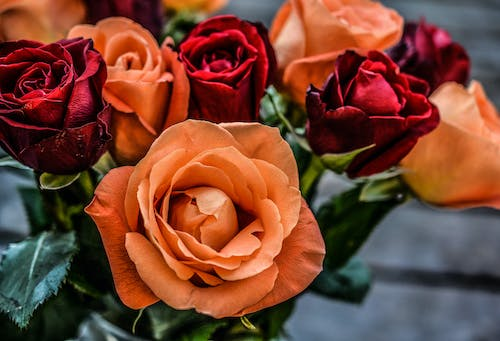
#> input picture images/pexels-photo-139099.jpeg, 500 x 341 px
$ jupyter execute --allow-errors luv.ipynb
#> lines starting #> are read from the running program, lines starting #| are printed output that depends on the picture
[cell 1]
import numpy as np
from skimage.io import imread, imshow
import matplotlib.pyplot as plt

[cell 2]
image = imread("images/pexels-photo-139099.jpeg")
#> image is the input picture: shape (341, 500, 3); mean R, G, B 119.8, 67.6, 49.9
image.shape
#> Out = (341, 500, 3)

[cell 3]
a = np.array([
    [0.412453,0.35758,0.180423],
    [0.212671,0.715160,0.072169],
    [0.019334,0.119193,0.950227]])
a

[cell 4]
R = image[...,0]/255.0
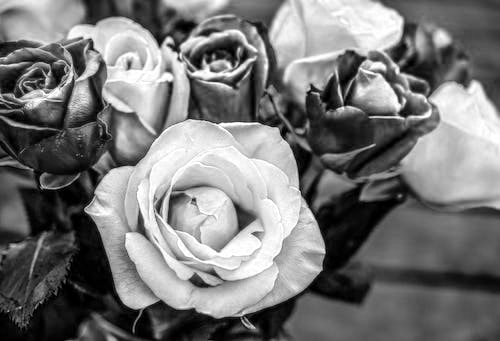
#> R: shape (341, 500) float64; min 0, max 1, mean 0.47
G = image[...,1]/255.0
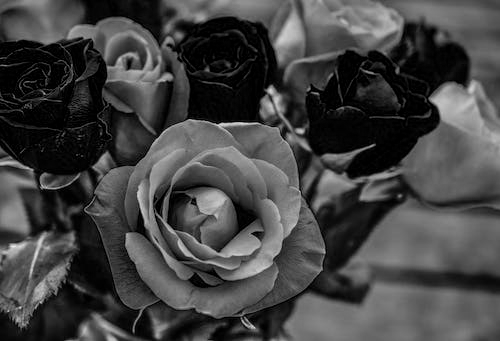
#> G: shape (341, 500) float64; min 0, max 0.922, mean 0.265
B = image[...,2]/255.0
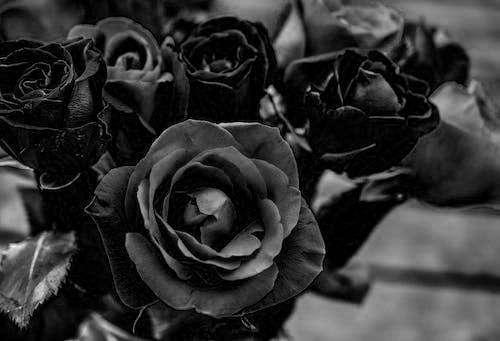
#> B: shape (341, 500) float64; min 0, max 0.965, mean 0.196

[cell 5]
R

[cell 6]
D = np.array([])
for i in a:
    m = (i[0]*R)+(i[1]*G)+(i[2]*B)
    D = np.append(D,m)

print(i[0])
print(i[1])

[cell 7]
D.size/3
#> Out = 170500

[cell 8]
D = D.reshape((-1,3))
D

[cell 9]
X = D[...,0]
Y = D[...,1]
Z = D[...,2]

[cell 10]
L = np.zeros_like(Y)

[cell 11]
Y

[cell 12]
for i in np.arange(len(Y)):
    if (Y[i] > 0.008856):
        L[i] = (116*((Y[i])**(1/3)))-16
    else:
        L[i] = (903.3)*Y[i]

[cell 13]
L.max()
#> Out = 100.8

[cell 14]
u_n = 0.19793943
v_n = 0.46831096

[cell 15]
denom = X + 15*Y + 3*Z
u_m = 4*X / denom
v_m = 9*Y / denom

[cell 16]
u = 13*L * (u_m - u_n)
v = 13*L * (v_m - v_n)

[cell 17]
u.min()
#> Out = -207.9

[cell 18]
v = v.reshape((image.shape[0],image.shape[1]))
u = u.reshape((image.shape[0],image.shape[1]))
L = L.reshape((image.shape[0],image.shape[1]))
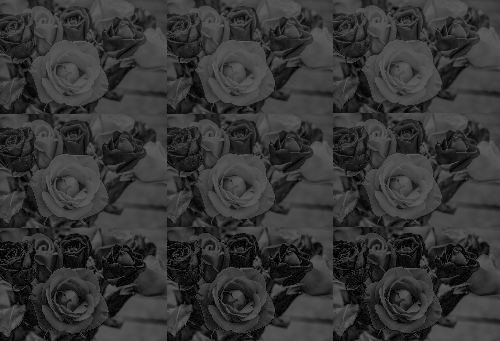
#> L: shape (341, 500) float64; min 0, max 100.8, mean 54
L.shape
#> Out = (341, 500)

[cell 19]
np.count_nonzero(L[0]==L[4])
#> Out = 0
# L[0].size

[cell 20]
u

[cell 21]
# Combine L, u, v into LUV image
luv_image = np.zeros_like(image)
luv_image[..., 0] = L
luv_image[..., 1] = u
luv_image[..., 2] = v

[cell 22]
# [6 lines of commented-out code are left out]

[cell 23]
imshow(luv_image)

[cell 24]
import numpy as np
from skimage.io import imread, imshow
import matplotlib.pyplot as plt

def rgb_to_luv_man(image):
    a = np.array([
    [0.412453,0.35758,0.180423],
    [0.212671,0.715160,0.072169],
    [0.019334,0.119193,0.950227]])

    R = image[...,0]/255.0
    G = image[...,1]/255.0
    B = image[...,2]/255.0

    # [14 lines of commented-out code are left out]
    X = (0.412453*R) + (0.35758*G) + (0.180423*B)
    Y = (0.212671*R) + (0.715160*G) + (0.072169*B)
    Z = (0.019334*R) + (0.119193*G) + (0.950227*B)

    L = np.zeros_like(Y)
    # [5 lines of commented-out code are left out]
    L[Y > 0.008856] = 116*((Y[Y > 0.008856])**(1/3))-16
    L[Y <= 0.008856] = (903.3)*Y[Y <= 0.008856]
#> L: shape (341, 500) float64; min 0, max 95.5, mean 56.8

    u_n = 0.19793943
    v_n = 0.46831096
    denom = X + 15*Y + 3*Z
    u_m = 4 * X / denom
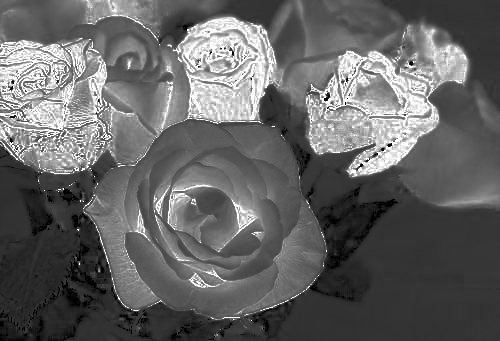
#> u_m: shape (341, 500) float64; 0.01% of the values are NaN or infinite; the others: min 0.125, max 0.451, mean 0.254; drawn with min black, max white, NaN and infinite black
    v_m = 9 * Y / denom
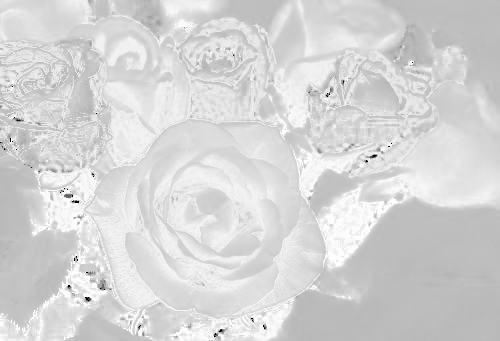
#> v_m: shape (341, 500) float64; 0.01% of the values are NaN or infinite; the others: min 0.158, max 0.563, mean 0.498; drawn with min black, max white, NaN and infinite black

    u = 13 * L * (u_m - u_n)
    v = 13 * L * (v_m - v_n)

    # v = v.reshape((image.shape[0],image.shape[1]))
    # u = u.reshape((image.shape[0],image.shape[1]))
    # L = L.reshape((image.shape[0],image.shape[1]))

    # Combine L, u, v into LUV image
    luv_image = np.zeros_like(image)
    luv_image[..., 0] = L
    luv_image[..., 1] = u
    luv_image[..., 2] = v

    return luv_image

[cell 25]
imshow(rgb_to_luv_man(image))

[cell 26]
import numpy as np

def rgb_to_luv_2(image):
    if image.ndim != 3 or image.shape[2] != 3:
        raise ValueError('Input image should be a 3D array with shape (height, width, channels)')

    a = np.array([
        [0.412453,0.35758,0.180423],
        [0.212671,0.715160,0.072169],
        [0.019334,0.119193,0.950227]])

    R = image[...,0]/255.0
    G = image[...,1]/255.0
    B = image[...,2]/255.0

    D = np.dot(a, np.stack((R, G, B), axis=-1).T).T

    X = D[...,0]
    Y = D[...,1]
    Z = D[...,2]

    L = np.zeros_like(Y)
    L[Y > 0.008856] = 116*((Y[Y > 0.008856])**(1/3))-16
    L[Y <= 0.008856] = (903.3)*Y[Y <= 0.008856]

    u_n = 0.19793943
    v_n = 0.46831096
    denom = X + 15*Y + 3*Z
    u_m = 4 * X / denom
    v_m = 9 * Y / denom

    u = 13 * L * (u_m - u_n)
    v = 13 * L * (v_m - v_n)

    luv_image = np.zeros_like(image)
    luv_image[..., 0] = L
    luv_image[..., 1] = u
    luv_image[..., 2] = v

    return luv_image

#> (a cell that did not finish here is left out)

[cell 28]
# Chatgpt code

import numpy as np

def rgb_to_luv(rgb_image):
    # Accessing the R,G,B channels in the image and normalizing it
    R = rgb_image[..., 0] / 255.0
    G = rgb_image[..., 1] / 255.0
    B = rgb_image[..., 2] / 255.0

    # Constants for XYZ to LUV conversion
    X_n = 0.5
    Y_n = 0.5
    Z_n = 0.5

    # Constants for LUV conversion
    u_n = (4*X_n) / (X_n + 15*Y_n + 3*Z_n)
    v_n = (9*Y_n) / (X_n + 15*Y_n + 3*Z_n)

    # Convert RGB image to XYZ color space
    X = 0.412453*R + 0.357580*G + 0.180423*B
    Y = 0.212671*R + 0.715160*G + 0.072169*B
    Z = 0.019334*R + 0.119193*G + 0.950227*B

    # Convert XYZ to LUV color space
    denom = X + 15*Y + 3*Z
    u_d = ((4*X) / denom)
    v_d = ((9*Y) / denom)
    L = 116 * (((Y/Y_n) ** (1/3)) - 1)
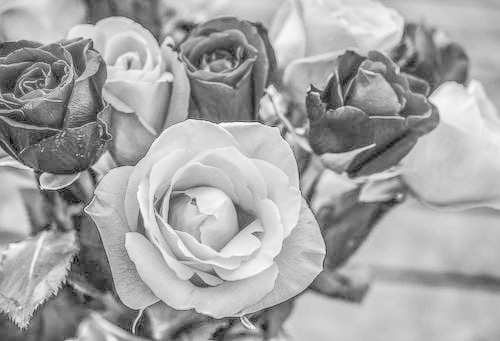
#> L: shape (341, 500) float64; min -116, max 24.48, mean -24.3; drawn with min black and max white
    u = 13 * L * (u_d - u_n)
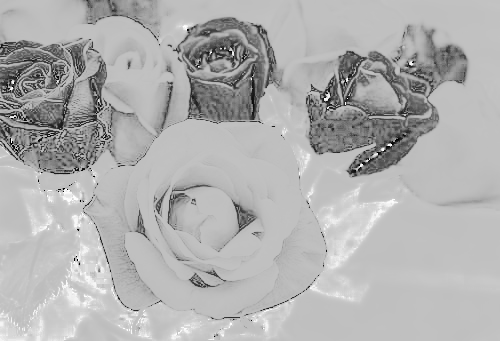
#> u: shape (341, 500) float64; 0.01% of the values are NaN or infinite; the others: min -319.2, max 106.1, mean -24.74; drawn with min black, max white, NaN and infinite black
    v = 13 * L * (v_d - v_n)
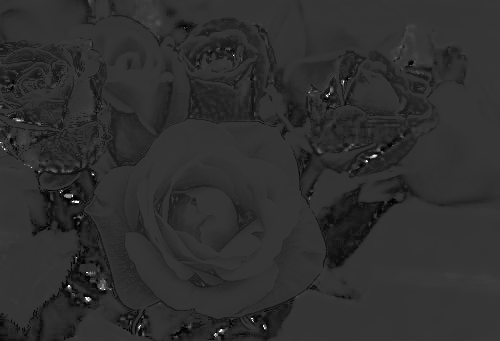
#> v: shape (341, 500) float64; 0.01% of the values are NaN or infinite; the others: min -110.1, max 426.6, mean -9.97; drawn with min black, max white, NaN and infinite black

    # Combine L, u, v into LUV image
    luv_image = np.zeros_like(rgb_image)
    luv_image[..., 0] = L
    luv_image[..., 1] = u
    luv_image[..., 2] = v
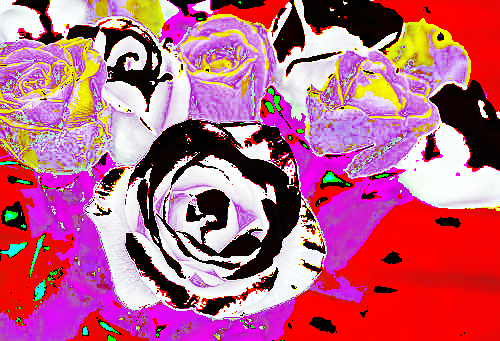
#> luv_image: shape (341, 500, 3); mean of channels 0, 1, 2 187, 97.6, 126.6; drawn as R, G, B

    return luv_image

[cell 29]
imshow(rgb_to_luv(image))

[cell 30]
# test code
import cv2

# Convert RGB image to LUV color space
luv_image_cv = cv2.cvtColor(image, cv2.COLOR_RGB2LUV)
#> luv_image_cv: shape (341, 500, 3); mean of channels 0, 1, 2 90, 124.8, 151.2

# Display the LUV image
imshow(luv_image_cv)

$ run again, with images/mean_shift_input.jpg copied over images/pexels-photo-139099.jpeg
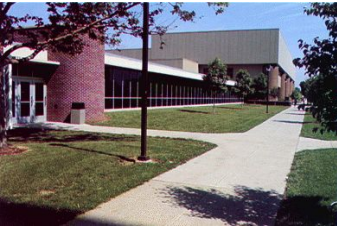
#> input picture images/mean_shift_input.jpg, 337 x 228 px
#> image is the input picture: shape (228, 337, 4); mean R, G, B, A 112.7, 106.5, 109.5, 255
#> `L.max()`: Out = 103.3
#> `u.min()`: Out = -231.4
#> `L = L.reshape((image.shape[0],image.shape[1]))`:
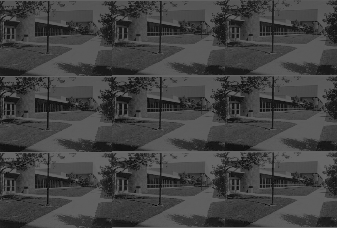
#> L: shape (228, 337) float64; min 2.43, max 103.3, mean 66.2
#> `np.count_nonzero(L[0]==L[4])`: Out = 0
#> in rgb_to_luv, `v = 13 * L * (v_d - v_n)`:
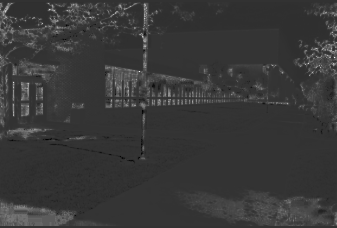
#> v: shape (228, 337) float64; min -66.99, max 260.6, mean 6.5; drawn with min black and max white
#> luv_image_cv: shape (228, 337, 3); mean of channels 0, 1, 2 112.9, 98.7, 134.8
